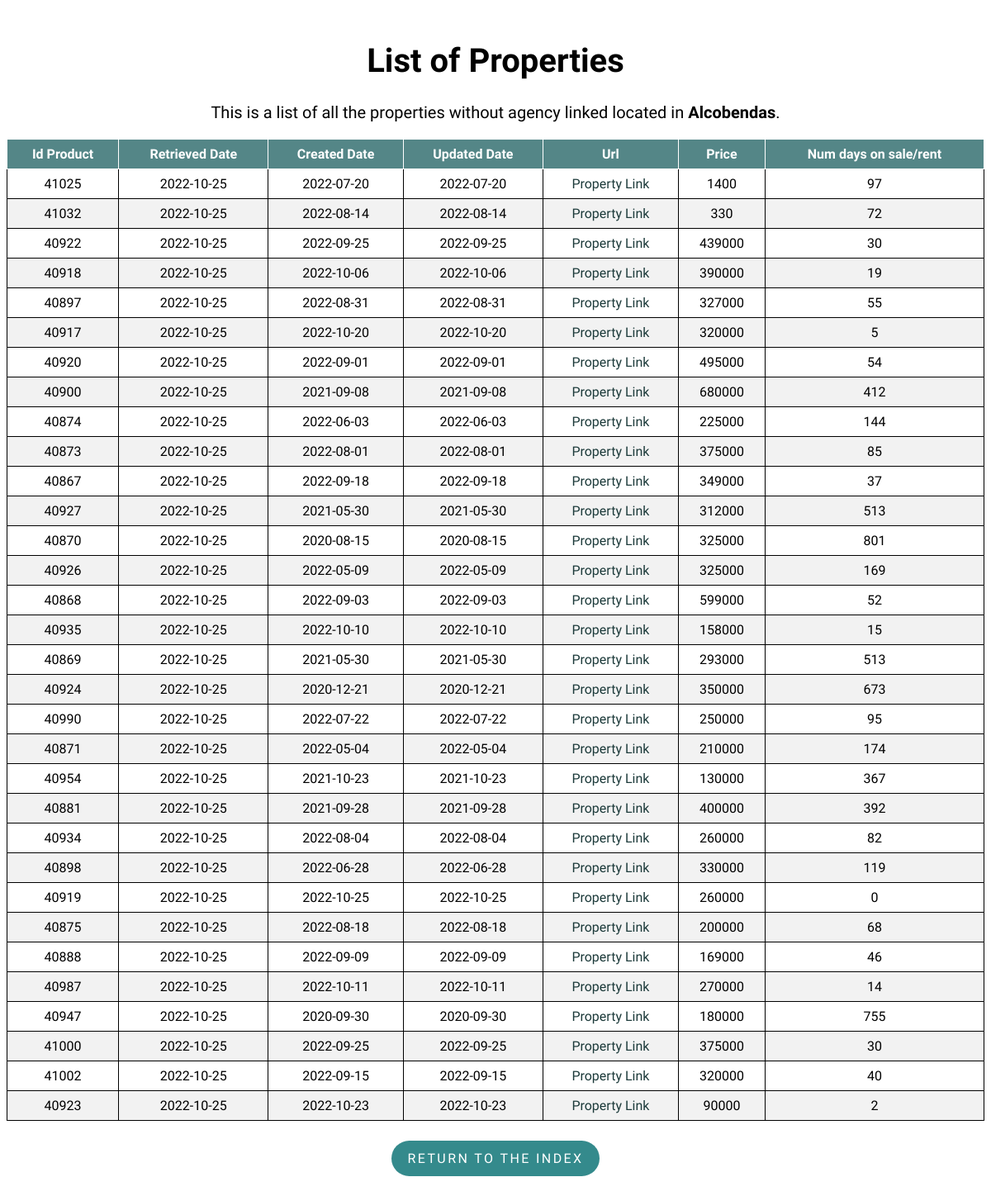
Page /property/Alcobendas on the committed database.
### flask-app/read_db.py (models this page shows)
class Property(db.Model):
    __tablename__ = 'properties'
    id_product = db.Column(db.Integer, primary_key=True)
    retrieved_date = db.Column(db.Date)
    created_date = db.Column(db.Date)
    url = db.Column(db.Text)
    mobile = db.Column(db.Integer)
    agency = db.Column(db.Text)
    real_estate_id = db.Column(db.Integer)
    price = db.Column(db.Integer)
    type_id = db.Column(db.Integer)
    trans_type_id = db.Column(db.Integer)
    location = db.Column(db.Text)
    num_days = db.Column(db.Integer)
    updated_date = db.Column(db.Date)

### flask-app/read_db.py (the view)
@app.route('/property/<location>', methods=['GET', 'POST'])
def property(location):
    properties = Property.query.filter_by(
        type_id=1, location=location).order_by(Property.url).distinct()
    return render_template('list.html', properties=properties, location=location)

### flask-app/templates/list.html (shortened to what this page needs)
<!DOCTYPE html>
<html lang="en">
<head>
    <link rel="stylesheet" type="text/css" href="{{ url_for('static', filename='styles/style.css') }}">
    <link rel="stylesheet" type="text/css" href="{{ url_for('static', filename='styles/tablesort.css') }}">
</head>
<body>
    <h1 class="list_header" style="font-size:40px;">List of Properties</h1>
    <p class="list_header" style="margin-top: 25px;font-size:20px;">This is a list of all the properties without agency linked located in
        <strong>{{ location }}</strong>.
    </p>
    <table class="table table-sortable">
        <thead>
            <tr>
                <th>Id Product</th>
                <th>Retrieved Date</th>
                <th>Created Date</th>
                <th>Updated Date</th>
                <th>Url</th>
                <th>Price</th>
                <th>Num days on sale/rent</th>
            </tr>
        </thead>
        <tbody>
            {% for property in properties %}
            <tr>
                <td>{{ property.id_product }}</td>
                <td>{{ property.retrieved_date }}</td>
                <td>{{ property.created_date }}</td>
                <td>{{ property.updated_date }}</td>
                <td>
                    <a class="property_link" href={{ property.url }}>Property Link</a>
                </td>
                <td><a>{{ property.price }}</a></td>
                <td>{{ property.num_days }}</td>
            </tr>
            {% endfor %}
        </tbody>
    </table>
    <div class = "btn_container">
        <p class="return_btn"><a class = "btn_link" href="{{ url_for('index') }}">Return to the index</a></p>
    </div>
</body>
</html>

### flask-app/static/styles/style.css (style rules this page uses)
body { font-family: 'Muli','Open Sans','Open Sans-fallback',sans-serif; }
table, th, td { border: 1px solid; }
table { width: 100%; border-collapse: collapse; }
th, td { text-align: center; padding: 8px; }
tr:nth-child(even) { background-color: #f2f2f2 }
th { background-color: rgb(84, 134, 135); color: white; }
.index_header, .list_header { margin-top: 50px; text-align: center; }
a.property_link { text-decoration: none; }
a.property_link:link, a.property_link:visited { color: rgb(28, 58, 58); }
.return_btn { display: inline-block; padding: .75rem 1.25rem; border-radius: 10rem; text-transform: uppercase; font-size: 1rem; letter-spacing: .15rem; transition: all .3s; position: relative; overflow: hidden; z-index: 1; background-color: rgb(52, 138, 140); }
.btn_link { text-decoration: none; color: #fff; }
.btn_container { margin-top: 8px; display: flex; justify-content: center; align-items: center; }

### flask-app/static/styles/tablesort.css (style rules this page uses)
.table-sortable th { cursor: pointer; }

### rows in the picture
Property: id_product "41025", retrieved_date "2022-10-25", created_date "2022-07-20", updated_date "2022-07-20", price "1400", num_days "97"
Property: id_product "41032", retrieved_date "2022-10-25", created_date "2022-08-14", updated_date "2022-08-14", price "330", num_days "72"
Property: id_product "40922", retrieved_date "2022-10-25", created_date "2022-09-25", updated_date "2022-09-25", price "439000", num_days "30"
Property: id_product "40918", retrieved_date "2022-10-25", created_date "2022-10-06", updated_date "2022-10-06", price "390000", num_days "19"
Property: id_product "40897", retrieved_date "2022-10-25", created_date "2022-08-31", updated_date "2022-08-31", price "327000", num_days "55"
Property: id_product "40917", retrieved_date "2022-10-25", created_date "2022-10-20", updated_date "2022-10-20", price "320000", num_days "5"
Property: id_product "40920", retrieved_date "2022-10-25", created_date "2022-09-01", updated_date "2022-09-01", price "495000", num_days "54"
Property: id_product "40900", retrieved_date "2022-10-25", created_date "2021-09-08", updated_date "2021-09-08", price "680000", num_days "412"
Property: id_product "40874", retrieved_date "2022-10-25", created_date "2022-06-03", updated_date "2022-06-03", price "225000", num_days "144"
Property: id_product "40873", retrieved_date "2022-10-25", created_date "2022-08-01", updated_date "2022-08-01", price "375000", num_days "85"
Property: id_product "40867", retrieved_date "2022-10-25", created_date "2022-09-18", updated_date "2022-09-18", price "349000", num_days "37"
Property: id_product "40927", retrieved_date "2022-10-25", created_date "2021-05-30", updated_date "2021-05-30", price "312000", num_days "513"
Property: id_product "40870", retrieved_date "2022-10-25", created_date "2020-08-15", updated_date "2020-08-15", price "325000", num_days "801"
Property: id_product "40926", retrieved_date "2022-10-25", created_date "2022-05-09", updated_date "2022-05-09", price "325000", num_days "169"
Property: id_product "40868", retrieved_date "2022-10-25", created_date "2022-09-03", updated_date "2022-09-03", price "599000", num_days "52"
Property: id_product "40935", retrieved_date "2022-10-25", created_date "2022-10-10", updated_date "2022-10-10", price "158000", num_days "15"
Property: id_product "40869", retrieved_date "2022-10-25", created_date "2021-05-30", updated_date "2021-05-30", price "293000", num_days "513"
Property: id_product "40924", retrieved_date "2022-10-25", created_date "2020-12-21", updated_date "2020-12-21", price "350000", num_days "673"
Property: id_product "40990", retrieved_date "2022-10-25", created_date "2022-07-22", updated_date "2022-07-22", price "250000", num_days "95"
Property: id_product "40871", retrieved_date "2022-10-25", created_date "2022-05-04", updated_date "2022-05-04", price "210000", num_days "174"
Property: id_product "40954", retrieved_date "2022-10-25", created_date "2021-10-23", updated_date "2021-10-23", price "130000", num_days "367"
Property: id_product "40881", retrieved_date "2022-10-25", created_date "2021-09-28", updated_date "2021-09-28", price "400000", num_days "392"
Property: id_product "40934", retrieved_date "2022-10-25", created_date "2022-08-04", updated_date "2022-08-04", price "260000", num_days "82"
Property: id_product "40898", retrieved_date "2022-10-25", created_date "2022-06-28", updated_date "2022-06-28", price "330000", num_days "119"
Property: id_product "40919", retrieved_date "2022-10-25", created_date "2022-10-25", updated_date "2022-10-25", price "260000", num_days "0"
Property: id_product "40875", retrieved_date "2022-10-25", created_date "2022-08-18", updated_date "2022-08-18", price "200000", num_days "68"
Property: id_product "40888", retrieved_date "2022-10-25", created_date "2022-09-09", updated_date "2022-09-09", price "169000", num_days "46"
Property: id_product "40987", retrieved_date "2022-10-25", created_date "2022-10-11", updated_date "2022-10-11", price "270000", num_days "14"
Property: id_product "40947", retrieved_date "2022-10-25", created_date "2020-09-30", updated_date "2020-09-30", price "180000", num_days "755"
Property: id_product "41000", retrieved_date "2022-10-25", created_date "2022-09-25", updated_date "2022-09-25", price "375000", num_days "30"
Property: id_product "41002", retrieved_date "2022-10-25", created_date "2022-09-15", updated_date "2022-09-15", price "320000", num_days "40"
Property: id_product "40923", retrieved_date "2022-10-25", created_date "2022-10-23", updated_date "2022-10-23", price "90000", num_days "2"

### other values in the picture
{{ location }} "Alcobendas"
